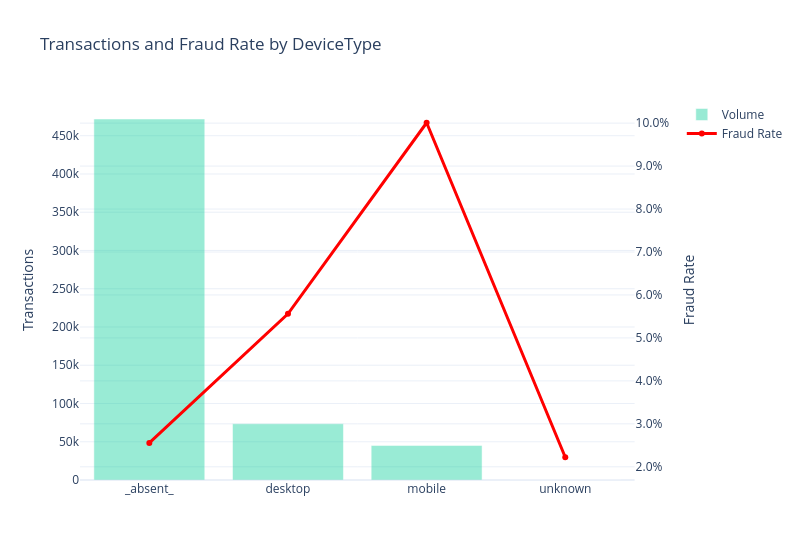

Notebook code for this chart:
### Code cell
df_dev = df.with_columns(
    pl.when(pl.col("DeviceInfo").is_null() | (pl.col("DeviceInfo") == ""))
    .then(pl.lit("_absent_"))
    .when(pl.col("DeviceType").is_null())
    .then(pl.lit("unknown"))
    .otherwise(pl.col("DeviceType"))
    .alias("Device_Category")
).group_by("Device_Category").agg([
    pl.len().alias("Transactions"),
    (pl.col("isFraud").sum() / pl.len()).alias("Fraud_rate")
]).sort("Transactions", descending=True).collect()

df_dev_md = df_dev.with_columns([
    pl.col("Fraud_rate").map_elements(lambda x: f"**{x*100:.2f}%**" if x > 0.1 else f"{x*100:.2f}%", return_dtype=pl.String)
])
display(Markdown(df_dev_md.to_pandas().to_markdown(index=False)))

fig = make_subplots(specs=[[{"secondary_y": True}]])
fig.add_trace(go.Bar(x=df_dev["Device_Category"], y=df_dev["Transactions"], name="Volume", opacity=0.4, marker_color="#00cc96"), secondary_y=False)
fig.add_trace(go.Scatter(x=df_dev["Device_Category"], y=df_dev["Fraud_rate"], name="Fraud Rate", mode="lines+markers", line={"color": "red", "width": 3}), secondary_y=True)
fig.update_layout(title="Transactions and Fraud Rate by DeviceType", hovermode="x unified", template="plotly_white", width=800)
fig.update_yaxes(title_text="Transactions", secondary_y=False)
fig.update_yaxes(title_text="Fraud Rate", tickformat=".1%", secondary_y=True)
fig.show()

### Figure 1 — Plotly figure (JSON) as saved in the notebook; plotly's stock layout.template omitted (floating-point values rounded to 4 significant figures)
{"data": [{"marker": {"color": "#00cc96"}, "name": "Volume", "opacity": 0.4, "type": "bar", "x": ["_absent_", "desktop", "mobile", "unknown"], "xaxis": "x", "y": [471874, 73450, 45171, 45], "yaxis": "y"}, {"line": {"color": "red", "width": 3}, "mode": "lines+markers", "name": "Fraud Rate", "type": "scatter", "x": ["_absent_", "desktop", "mobile", "unknown"], "xaxis": "x", "y": [0.02555, 0.05562, 0.1001, 0.02222], "yaxis": "y2"}], "layout": {"hovermode": "x unified", "title": {"text": "Transactions and Fraud Rate by DeviceType"}, "width": 800, "xaxis": {"anchor": "y", "domain": [0, 0.94]}, "yaxis": {"anchor": "x", "domain": [0, 1], "title": {"text": "Transactions"}}, "yaxis2": {"anchor": "x", "overlaying": "y", "side": "right", "tickformat": ".1%", "title": {"text": "Fraud Rate"}}}}
